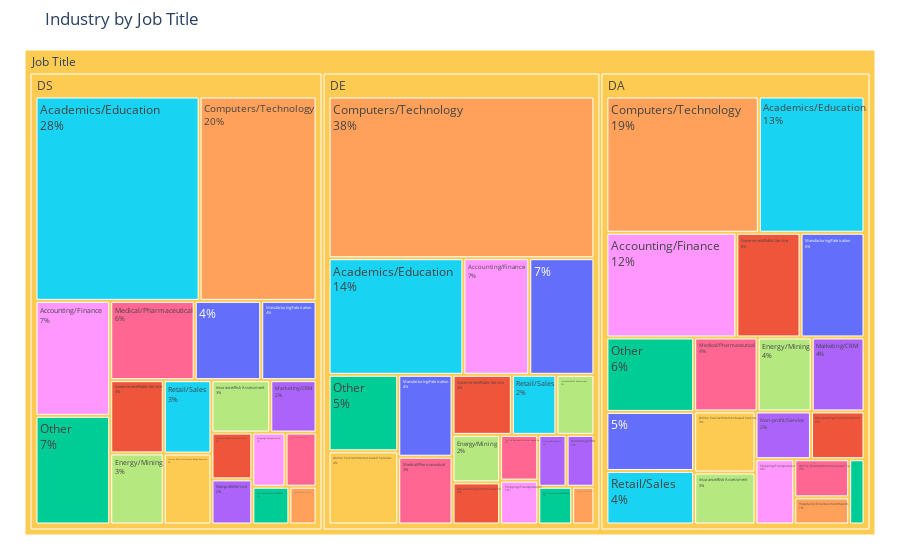

The code cell stored with this chart in its notebook:
### Markdown cell above
## 3.4 Which Industry Across Job Title Would You Fit?

### Code cell
df = response.groupby(['RegroupJobTitle', 'JobIndustry'])['Age'].count().reset_index()
df = df[df['RegroupJobTitle'] != 'OTHER']
fig = px.treemap(df, path=[px.Constant("Job Title"), 'RegroupJobTitle', 'JobIndustry'], values='Age',
                  color='JobIndustry', title = 'Industry by Job Title'
                )
fig.update_traces(textinfo = 'label+percent parent')
fig.update_layout(margin = dict(t=50, l=25, r=25, b=25))
fig.show()

### Figure 1 — Plotly figure (JSON) as saved in the notebook; plotly's stock layout.template omitted (floating-point values rounded to 4 significant figures)
{"data": [{"branchvalues": "total", "customdata": [[""], ["Government/Public Service"], ["Military/Security/Defense"], [""], ["Government/Public Service"], ["Non-profit/Service"], [""], ["Hospitality/Entertainment/Sports"], ["Non-profit/Service"], ["Academics/Education"], ["Hospitality/Entertainment/Sports"], ["Non-profit/Service"], ["Academics/Education"], ["Hospitality/Entertainment/Sports"], ["Online Business/Internet-based Sales"], ["Insurance/Risk Assessment"], ["Online Business/Internet-based Sales"], ["Academics/Education"], ["Online Business/Internet-based Sales"], ["Accounting/Finance"], ["Insurance/Risk Assessment"], ["Online Service/Internet-based Services"], ["Accounting/Finance"], ["Insurance/Risk Assessment"], ["Online Service/Internet-based Services"], ["Accounting/Finance"], ["Manufacturing/Fabrication"], ["Online Service/Internet-based Services"], ["Manufacturing/Fabrication"], ["Broadcasting/Communications"], ["Manufacturing/Fabrication"], ["Other"], ["Broadcasting/Communications"], ["Marketing/CRM"], ["Other"], ["Broadcasting/Communications"], ["Marketing/CRM"], ["Other"], ["Computers/Technology"], ["Marketing/CRM"], ["Retail/Sales"], ["Computers/Technology"], ["Retail/Sales"], ["Computers/Technology"], ["Medical/Pharmaceutical"], ["Energy/Mining"], ["Medical/Pharmaceutical"], ["Retail/Sales"], ["Energy/Mining"], ["Medical/Pharmaceutical"], ["Shipping/Transportation"], ["Energy/Mining"], ["Military/Security/Defense"], ["Shipping/Transportation"], ["Government/Public Service"], ["Military/Security/Defense"], ["Shipping/Transportation"], ["(?)"], ["(?)"], ["(?)"], ["(?)"]], "domain": {"x": [0, 1], "y": [0, 1]}, "hovertemplate": "labels=%{label}<br>Age=%{value}<br>parent=%{parent}<br>id=%{id}<br>JobIndustry=%{customdata[0]}<extra></extra>", "ids": ["Job Title/DA/", "Job Title/DE/Government/Public Service", "Job Title/DS/Military/Security/Defense", "Job Title/DE/", "Job Title/DS/Government/Public Service", "Job Title/DA/Non-profit/Service", "Job Title/DS/", "Job Title/DA/Hospitality/Entertainment/Sports", "Job Title/DE/Non-profit/Service", "Job Title/DA/Academics/Education", "Job Title/DE/Hospitality/Entertainment/Sports", "Job Title/DS/Non-profit/Service", "Job Title/DE/Academics/Education", "Job Title/DS/Hospitality/Entertainment/Sports", "Job Title/DA/Online Business/Internet-based Sales", "Job Title/DA/Insurance/Risk Assessment", "Job Title/DE/Online Business/Internet-based Sales", "Job Title/DS/Academics/Education", "Job Title/DS/Online Business/Internet-based Sales", "Job Title/DA/Accounting/Finance", "Job Title/DE/Insurance/Risk Assessment", "Job Title/DA/Online Service/Internet-based Services", "Job Title/DE/Accounting/Finance", "Job Title/DS/Insurance/Risk Assessment", "Job Title/DE/Online Service/Internet-based Services", "Job Title/DS/Accounting/Finance", "Job Title/DA/Manufacturing/Fabrication", "Job Title/DS/Online Service/Internet-based Services", "Job Title/DE/Manufacturing/Fabrication", "Job Title/DA/Broadcasting/Communications", "Job Title/DS/Manufacturing/Fabrication", "Job Title/DA/Other", "Job Title/DE/Broadcasting/Communications", "Job Title/DA/Marketing/CRM", "Job Title/DE/Other", "Job Title/DS/Broadcasting/Communications", "Job Title/DE/Marketing/CRM", "Job Title/DS/Other", "Job Title/DA/Computers/Technology", "Job Title/DS/Marketing/CRM", "Job Title/DA/Retail/Sales", "Job Title/DE/Computers/Technology", "Job Title/DE/Retail/Sales", "Job Title/DS/Computers/Technology", "Job Title/DA/Medical/Pharmaceutical", "Job Title/DA/Energy/Mining", "Job Title/DE/Medical/Pharmaceutical", "Job Title/DS/Retail/Sales", "Job Title/DE/Energy/Mining", "Job Title/DS/Medical/Pharmaceutical", "Job Title/DA/Shipping/Transportation", "Job Title/DS/Energy/Mining", "Job Title/DA/Military/Security/Defense", "Job Title/DE/Shipping/Transportation", "Job Title/DA/Government/Public Service", "Job Title/DE/Military/Security/Defense", "Job Title/DS/Shipping/Transportation", "Job Title/DA", "Job Title/DE", "Job Title/DS", "Job Title"], "labels": ["", "Government/Public Service", "Military/Security/Defense", "", "Government/Public Service", "Non-profit/Service", "", "Hospitality/Entertainment/Sports", "Non-profit/Service", "Academics/Education", "Hospitality/Entertainment/Sports", "Non-profit/Service", "Academics/Education", "Hospitality/Entertainment/Sports", "Online Business/Internet-based Sales", "Insurance/Risk Assessment", "Online Business/Internet-based Sales", "Academics/Education", "Online Business/Internet-based Sales", "Accounting/Finance", "Insurance/Risk Assessment", "Online Service/Internet-based Services", "Accounting/Finance", "Insurance/Risk Assessment", "Online Service/Internet-based Services", "Accounting/Finance", "Manufacturing/Fabrication", "Online Service/Internet-based Services", "Manufacturing/Fabrication", "Broadcasting/Communications", "Manufacturing/Fabrication", "Other", "Broadcasting/Communications", "Marketing/CRM", "Other", "Broadcasting/Communications", "Marketing/CRM", "Other", "Computers/Technology", "Marketing/CRM", "Retail/Sales", "Computers/Technology", "Retail/Sales", "Computers/Technology", "Medical/Pharmaceutical", "Energy/Mining", "Medical/Pharmaceutical", "Retail/Sales", "Energy/Mining", "Medical/Pharmaceutical", "Shipping/Transportation", "Energy/Mining", "Military/Security/Defense", "Shipping/Transportation", "Government/Public Service", "Military/Security/Defense", "Shipping/Transportation", "DA", "DE", "DS", "Job Title"], "marker": {"colors": ["#636efa", "#EF553B", "#00cc96", "#636efa", "#EF553B", "#ab63fa", "#636efa", "#FFA15A", "#ab63fa", "#19d3f3", "#FFA15A", "#ab63fa", "#19d3f3", "#FFA15A", "#FF6692", "#B6E880", "#FF6692", "#19d3f3", "#FF6692", "#FF97FF", "#B6E880", "#FECB52", "#FF97FF", "#B6E880", "#FECB52", "#FF97FF", "#636efa", "#FECB52", "#636efa", "#EF553B", "#636efa", "#00cc96", "#EF553B", "#ab63fa", "#00cc96", "#EF553B", "#ab63fa", "#00cc96", "#FFA15A", "#ab63fa", "#19d3f3", "#FFA15A", "#19d3f3", "#FFA15A", "#FF6692", "#B6E880", "#FF6692", "#19d3f3", "#B6E880", "#FF6692", "#FF97FF", "#B6E880", "#00cc96", "#FF97FF", "#EF553B", "#00cc96", "#FF97FF", "#FECB52", "#FECB52", "#FECB52", "#FECB52"]}, "name": "", "parents": ["Job Title/DA", "Job Title/DE", "Job Title/DS", "Job Title/DE", "Job Title/DS", "Job Title/DA", "Job Title/DS", "Job Title/DA", "Job Title/DE", "Job Title/DA", "Job Title/DE", "Job Title/DS", "Job Title/DE", "Job Title/DS", "Job Title/DA", "Job Title/DA", "Job Title/DE", "Job Title/DS", "Job Title/DS", "Job Title/DA", "Job Title/DE", "Job Title/DA", "Job Title/DE", "Job Title/DS", "Job Title/DE", "Job Title/DS", "Job Title/DA", "Job Title/DS", "Job Title/DE", "Job Title/DA", "Job Title/DS", "Job Title/DA", "Job Title/DE", "Job Title/DA", "Job Title/DE", "Job Title/DS", "Job Title/DE", "Job Title/DS", "Job Title/DA", "Job Title/DS", "Job Title/DA", "Job Title/DE", "Job Title/DE", "Job Title/DS", "Job Title/DA", "Job Title/DA", "Job Title/DE", "Job Title/DS", "Job Title/DE", "Job Title/DS", "Job Title/DA", "Job Title/DS", "Job Title/DA", "Job Title/DE", "Job Title/DA", "Job Title/DE", "Job Title/DS", "Job Title", "Job Title", "Job Title", ""], "textinfo": "label+percent parent", "type": "treemap", "values": [223, 153, 60, 326, 168, 114, 226, 64, 63, 619, 36, 79, 675, 44, 90, 137, 75, 1437, 72, 585, 98, 161, 330, 132, 219, 368, 288, 145, 191, 110, 188, 281, 86, 168, 229, 82, 62, 348, 893, 104, 202, 1846, 115, 1024, 202, 172, 158, 150, 97, 287, 109, 163, 43, 72, 289, 55, 77, 4750, 4886, 5154, 14790]}], "layout": {"legend": {"tracegroupgap": 0}, "margin": {"b": 25, "l": 25, "r": 25, "t": 50}, "title": {"text": "Industry by Job Title"}}}
